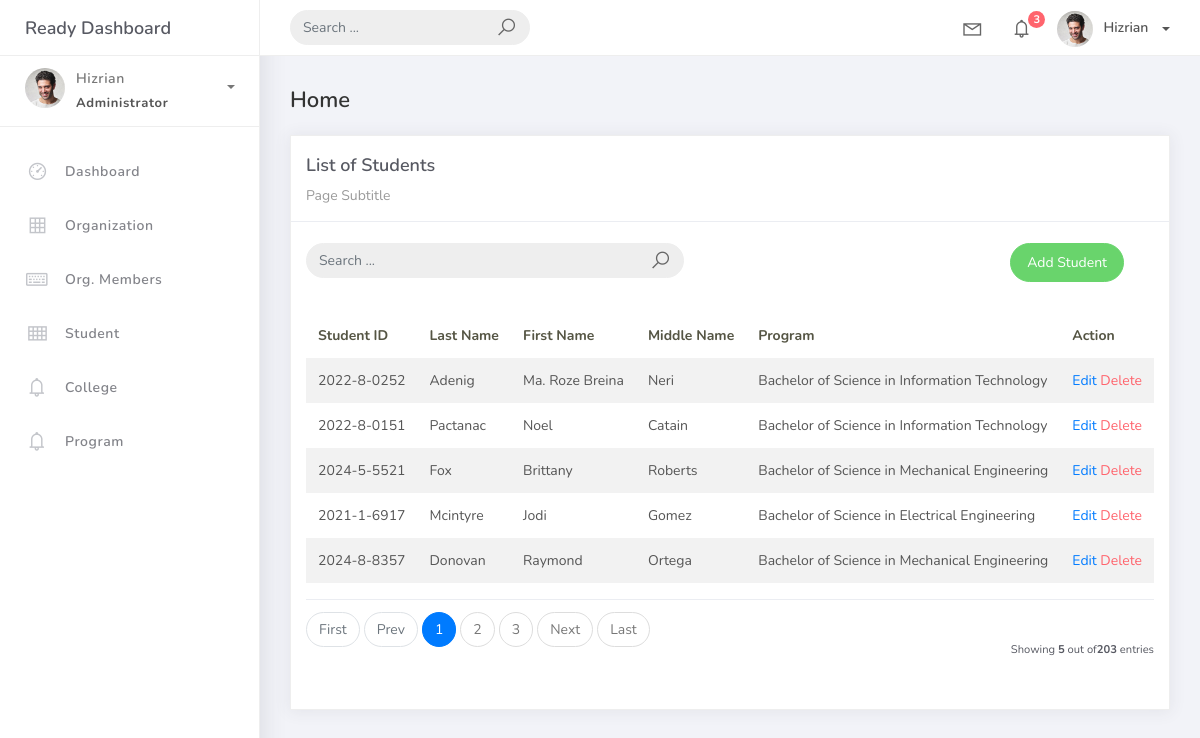
Screenshot of /student_list with the database file from the repository.
### studentorg/models.py (models this page shows, shortened)
class BaseModel(models.Model):
    created_at = models.DateTimeField(auto_now_add=True, db_index=True)
    updated_at = models.DateTimeField(auto_now=True)
    class Meta:
        abstract = True

class Student(BaseModel):
    student_id = models.CharField(max_length=15)
    lastname = models.CharField(max_length=25)
    firstname = models.CharField(max_length=25)
    middlename = models.CharField(max_length=25, blank=True,null=True)
    program = models.ForeignKey(Program, on_delete=models.CASCADE)

class Program(BaseModel):
    prog_name = models.CharField(max_length=150)
    college = models.ForeignKey(College, on_delete=models.CASCADE)
    def __str__(self):
        return self.prog_name

### studentorg/views.py (the view)
class StudentList(ListView):
    model = Student
    context_object_name = 'student'
    template_name = 'student_list.html'
    paginate_by = 5

### templates/student_list.html (shortened to what this page needs)
{% extends 'base.html' %} {% load static %} {% block content %}
<div class="content">
<div class="container-fluid">
<h4 class="page-title">Home</h4>
<div class="row">
    <div class="col-md-12">
    <div class="card">
        <div class="card-header">
        <div class="card-title">List of Students</div>
        <div class="card-category">Page Subtitle</div>
        </div>
        <br />
        <div class="col-md-12 row">
        <div class="col-md-6">
            <form
            class="navbar-left navbar-form nav-search mr-md-3" action="">
            <div class="input-group">
                <input
                type="text" placeholder="Search ... " class="form-control"/>
                <div class="input-group-append">
                <span class="input-group-text">
                    <i class="la la-search search-icon"></i>
                </span>
                </div>
            </div>
            </form>
        </div>
        <div class="col-md-6">
            <div class="pull-right">
            <a
                href="{% url 'student-add' %}" class="btn btn-success btn-rounded" >Add Student</a>
            </div>
        </div>
        </div>
        <div class="card-body">
        <table class="table table-striped mt-3">
            <thead>
            <tr>
                <th scope="col">Student ID</th>
                <th scope="col">Last Name</th>
                <th scope="col">First Name</th>
                <th scope="col">Middle Name</th>
                <th scope="col">Program</th>
                <th scope="col">Action</th>
            </tr>
            </thead>
            <tbody>
            {% for object in object_list %}
            <tr>
                <td>{{ object.student_id }}</td>
                <td>{{ object.lastname }}</td>
                <td>{{ object.firstname }}</td>
                <td>{{ object.middlename }}</td>
                <td>{{ object.program }}</td>
                <td>
                <a href="student_list/{{ object.id }}">Edit</a>
                <a href="student_list/{{ object.id }}/delete" class="text-danger">Delete</a></td>
            </tr>
            {% endfor %}
            </tbody>
        </table>
        {% include 'includes/pagination.html' %}
        </div>
    </div>
    </div>
</div>
</div>
</div>
{% endblock %}

### rows the page displays
Student: student_id "2022-8-0252", lastname "Adenig", firstname "Ma. Roze Breina", middlename "Neri", program "Bachelor of Science in Information Technology"
Student: student_id "2022-8-0151", lastname "Pactanac", firstname "Noel", middlename "Catain", program "Bachelor of Science in Information Technology"
Student: student_id "2024-5-5521", lastname "Fox", firstname "Brittany", middlename "Roberts", program "Bachelor of Science in Mechanical Engineering"
Student: student_id "2021-1-6917", lastname "Mcintyre", firstname "Jodi", middlename "Gomez", program "Bachelor of Science in Electrical Engineering"
Student: student_id "2024-8-8357", lastname "Donovan", firstname "Raymond", middlename "Ortega", program "Bachelor of Science in Mechanical Engineering"

### other values shown
{{ page_num }} "1"
{{ page_num }} "2" "3"
{{ object_list.count }} "5"
{{ paginator.count }} "203"
